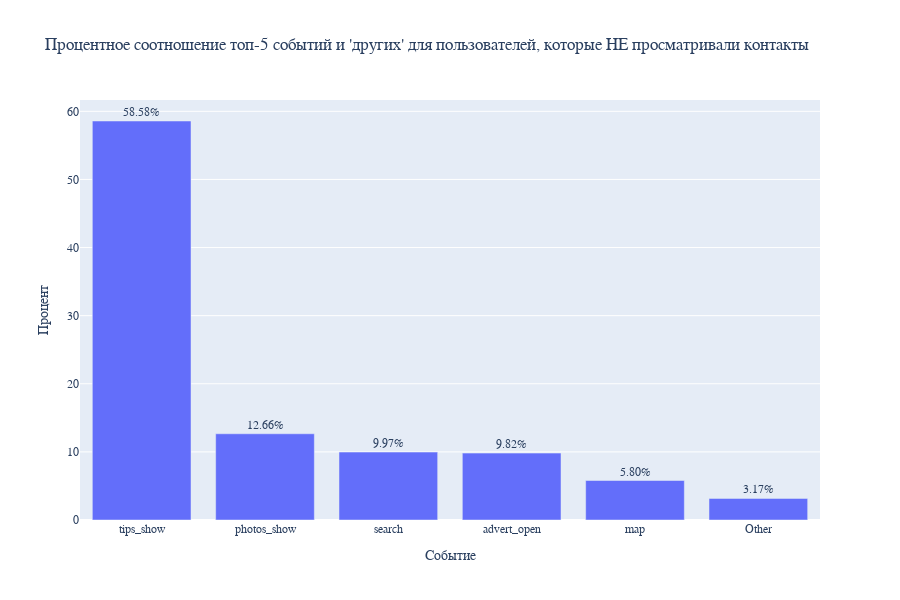

The notebook cell saved with this chart:
### Markdown cell above
### Оценка действий, совершеных пользователями, которые не просматривают контакты

### Code cell
# Получение списка пользователей, которые НЕ просматривали контакты
users_without_contacts_show = data[~data['user_id'].isin(users_with_contacts_show)]['user_id'].unique()

# Фильтрация данных только для пользователей, которые НЕ просматривали контакты
filtered_data_without_contacts = data[data['user_id'].isin(users_without_contacts_show)]

# Подсчет количества событий для каждого типа
event_counts_without_contacts = filtered_data_without_contacts.groupby('event_name').size().reset_index(name='count')

# Подсчет общего числа событий
total_events_without_contacts = event_counts_without_contacts['count'].sum()

# Выделение топ-5 категорий
top_events_without_contacts = event_counts_without_contacts.sort_values(by='count', ascending=False).head(5)

# Создание категории "другие" для остальных событий
other_count_without_contacts = total_events_without_contacts - top_events_without_contacts['count'].sum()
other_row_without_contacts = pd.DataFrame({'event_name': ['Other'], 'count': [other_count_without_contacts]})
event_counts_without_contacts = pd.concat([top_events_without_contacts, other_row_without_contacts])

# Рассчет процентного соотношения
event_counts_without_contacts['percent'] = (event_counts_without_contacts['count'] / total_events_without_contacts * 100).round(2)

# Создание столбчатой диаграммы
fig = go.Figure(data=[go.Bar(x=event_counts_without_contacts['event_name'], y=event_counts_without_contacts['percent'])])

# Настройка макета
fig.update_layout(
    title="Процентное соотношение топ-5 событий и 'других' для пользователей, которые НЕ просматривали контакты",
    xaxis=dict(title='Событие'),
    yaxis=dict(title='Процент'),
    font=dict(family="Arial", size=12),
    height=600
)

fig.update_traces(texttemplate='%{y:.2f}%', textposition='outside')

# Отображение диаграммы
fig.show()

### Figure 1 — Plotly figure (JSON) as saved in the notebook; plotly's stock layout.template omitted (floating-point values rounded to 4 significant figures)
{"data": [{"textposition": "outside", "texttemplate": "%{y:.2f}%", "type": "bar", "x": ["tips_show", "photos_show", "search", "advert_open", "map", "Other"], "y": [58.58, 12.66, 9.97, 9.82, 5.8, 3.17]}], "layout": {"font": {"family": "Arial", "size": 12}, "height": 600, "title": {"text": "Процентное соотношение топ-5 событий и 'других' для пользователей, которые НЕ просматривали контакты"}, "xaxis": {"title": {"text": "Событие"}}, "yaxis": {"title": {"text": "Процент"}}}}
